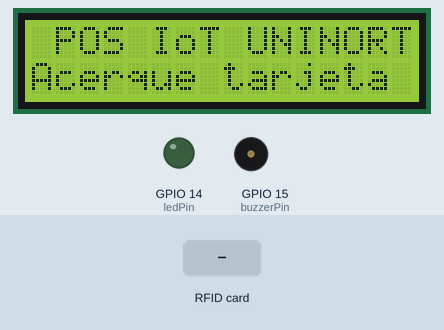
Bench run of a sketch on a simulated ESP32-S3. Parts: 16×2 character LCD, output pins drawn as LEDs (lit = HIGH), buzzer (waves = sounding). The inputs (shaded band) are chosen by the test bench. WiFi joins after 1.5 s; servers stay silent unless stated; uploads are accepted with an empty reply; the local clock reads 2024-03-15 10:24:30 at power-on unless the sketch sets it; storage starts empty; what the sketch prints to the serial monitor is not drawn.

Above: at 3.9 s.
4.0 s: RFID card 5E 7A 19 C4 held to the reader
At 4.13 s:
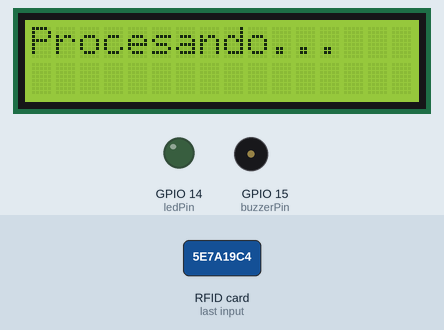
At 5.3 s:
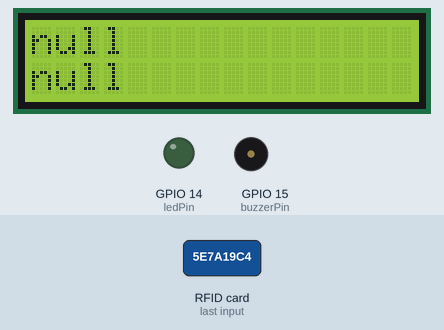
Timing chart, 0 to 7.0 s (numbered marks = the images above; inputs shaded):
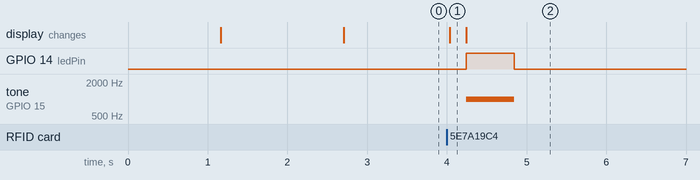

The sketch:

sketch.ino
```cpp
#include <WiFi.h>
#include <HTTPClient.h>
#include <SPI.h>
#include <MFRC522.h>
#include <Wire.h>
#include <LiquidCrystal_I2C.h>
#include <ArduinoJson.h>
#include <LittleFS.h>
#include "time.h"

// ================= CONFIGURACIÓN WI-FI Y SERVIDOR =================
// En simuladores como Wokwi, usar SSID "Wokwi-GUEST" sin contraseña.
const char* ssid = "Wokwi-GUEST";
const char* password = "";

// ATENCIÓN: Un simulador online no puede ver tu "localhost" ni tu IP local (192.168.x.x).
// Para probar el envío al backend de Python desde un simulador web, debes exponer tu API
// usando herramientas como Ngrok o usar una IP pública.
String serverUrl = "http://10.203.90.26/api/transaccion";

// ================= PINES DEL ESP32-S3 (Validados) =================
#define RST_PIN 4
#define SS_PIN  10

MFRC522 rfid(SS_PIN, RST_PIN);
LiquidCrystal_I2C lcd(0x27, 16, 2);

const int buzzerPin = 15;
const int ledPin = 14;

// Configuración NTP (Paraguay GMT-3)
const char* ntpServer = "pool.ntp.org";
const long  gmtOffset_sec = -3 * 3600;
const int   daylightOffset_sec = 0;

void sonarBuzzerYLed(String tipo) {
  digitalWrite(ledPin, HIGH);
  if (tipo == "OK") {
    tone(buzzerPin, 2000, 150);
    delay(150);
  } else {
    tone(buzzerPin, 1000, 300);
    delay(300);
    tone(buzzerPin, 1000, 300);
    delay(300);
  }
  digitalWrite(ledPin, LOW);
  noTone(buzzerPin);
}

String obtenerFechaNTP() {
  struct tm timeinfo;
  if (!getLocalTime(&timeinfo)) {
    return "";
  }
  char buffer[25];
  strftime(buffer, sizeof(buffer), "%Y-%m-%d %H:%M:%S", &timeinfo);
  return String(buffer);
}

void guardarEnBufferOffline(String uid, int monto, String timestamp) {
  File file = LittleFS.open("/buffer.txt", FILE_APPEND);
  if (file) {
    file.println(uid + "," + String(monto) + "," + timestamp);
    file.close();
  }
}

void sincronizarBufferOffline() {
  if (!LittleFS.exists("/buffer.txt") || WiFi.status() != WL_CONNECTED) return;

  File file = LittleFS.open("/buffer.txt", FILE_READ);
  if (!file) return;

  lcd.clear();
  lcd.setCursor(0, 0);
  lcd.print("Sincronizando...");

  bool todoEnviado = true;
  while (file.available()) {
    String linea = file.readStringUntil('\n');
    linea.trim();
    if (linea.length() == 0) continue;

    int c1 = linea.indexOf(',');
    int c2 = linea.lastIndexOf(',');
    String uid = linea.substring(0, c1);
    int monto = linea.substring(c1 + 1, c2).toInt();
    String ts = linea.substring(c2 + 1);

    HTTPClient http;
    http.begin(serverUrl);
    http.addHeader("Content-Type", "application/json");

    StaticJsonDocument<200> doc;
    doc["uid"] = uid;
    doc["monto"] = monto;
    doc["categoria"] = "Comedor (Offline)";
    if (ts.length() > 0) doc["timestamp"] = ts;

    String requestBody;
    serializeJson(doc, requestBody);
    int httpCode = http.POST(requestBody);
    http.end();

    if (httpCode != 200) {
      todoEnviado = false;
      break;
    }
  }
  file.close();

  if (todoEnviado) {
    LittleFS.remove("/buffer.txt");
    lcd.setCursor(0, 1);
    lcd.print("Buffer al dia!  ");
    delay(1500);
  }
}

void mostrarPantallaEspera() {
  lcd.clear();
  lcd.setCursor(0, 0);
  lcd.print(" POS IoT UNINORTE");
  lcd.setCursor(0, 1);
  lcd.print("Acerque tarjeta ");
}

void setup() {
  Serial.begin(115200);
  delay(1000);

  // Inicializar bus SPI con los pines validados (SCK:12, MISO:13, MOSI:11, SS:10)
  SPI.begin(12, 13, 11, 10);
  rfid.PCD_Init();

  // Inicializar I2C con los pines validados (SDA:8, SCL:9)
  Wire.begin(8, 9);
  lcd.init();
  lcd.backlight();

  pinMode(buzzerPin, OUTPUT);
  pinMode(ledPin, OUTPUT);

  lcd.setCursor(0, 0);
  lcd.print("Iniciando POS...");

  // Inicializar Memoria Flash
  LittleFS.begin(true);

  // Conectar a Wi-Fi
  WiFi.begin(ssid, password);
  lcd.setCursor(0, 1);
  lcd.print("Conectando WiFi ");
  int intentos = 0;
  while (WiFi.status() != WL_CONNECTED && intentos < 20) {
    delay(500);
    Serial.print(".");
    intentos++;
  }
  Serial.println("");

  // Configurar Hora NTP
  if (WiFi.status() == WL_CONNECTED) {
    configTime(gmtOffset_sec, daylightOffset_sec, ntpServer);
    sincronizarBufferOffline();
  }

  mostrarPantallaEspera();
  Serial.println("Terminal POS IoT (ESP32-S3) iniciada correctamente.");
}

void loop() {
  if (!rfid.PICC_IsNewCardPresent() || !rfid.PICC_ReadCardSerial()) {
    return;
  }

  String uidString = "";
  for (byte i = 0; i < rfid.uid.size; i++) {
    uidString += String(rfid.uid.uidByte[i] < 0x10 ? "0" : "");
    uidString += String(rfid.uid.uidByte[i], HEX);
  }
  uidString.toUpperCase();

  Serial.print("Tarjeta detectada. UID: ");
  Serial.println(uidString);

  lcd.clear();
  lcd.setCursor(0, 0);
  lcd.print("Procesando...   ");

  String fechaActual = obtenerFechaNTP();
  int montoConsumo = 15000;

  if (WiFi.status() == WL_CONNECTED) {
    sincronizarBufferOffline();

    HTTPClient http;
    http.begin(serverUrl);
    http.addHeader("Content-Type", "application/json");

    StaticJsonDocument<200> doc;
    doc["uid"] = uidString;
    doc["monto"] = montoConsumo;
    doc["categoria"] = "Comedor Universitario";
    if (fechaActual.length() > 0) doc["timestamp"] = fechaActual;

    String requestBody;
    serializeJson(doc, requestBody);

    int httpResponseCode = http.POST(requestBody);

    if (httpResponseCode == 200) {
      String response = http.getString();
      StaticJsonDocument<512> resDoc;
      deserializeJson(resDoc, response);

      String linea1 = resDoc["lcd_linea1"].as<String>();
      String linea2 = resDoc["lcd_linea2"].as<String>();
      String buzzer = resDoc["buzzer"].as<String>();

      lcd.clear();
      lcd.setCursor(0, 0);
      lcd.print(linea1);
      lcd.setCursor(0, 1);
      lcd.print(linea2);
      sonarBuzzerYLed(buzzer);
    } else {
      guardarEnBufferOffline(uidString, montoConsumo, fechaActual);
      lcd.clear();
      lcd.setCursor(0, 0);
      lcd.print("Guardado Offline");
      lcd.setCursor(0, 1);
      lcd.print("-Gs.15000 (Mem) ");
      sonarBuzzerYLed("OK");
    }
    http.end();
  } else {
    guardarEnBufferOffline(uidString, montoConsumo, fechaActual);
    lcd.clear();
    lcd.setCursor(0, 0);
    lcd.print("Modo Offline    ");
    lcd.setCursor(0, 1);
    lcd.print("Guardado en Mem ");
    sonarBuzzerYLed("OK");
  }

  rfid.PICC_HaltA();
  rfid.PCD_StopCrypto1();

  delay(2500);
  mostrarPantallaEspera();
}
```

Measured:
- after the input at 4.0 s, GPIO 14 (ledPin): LOW → HIGH after 0.25 s, → LOW 0.60 s later; tone on GPIO 15 (buzzerPin): silent → 1000 Hz after 0.25 s, → silent 0.60 s later; the display: changes at once (image 1)
